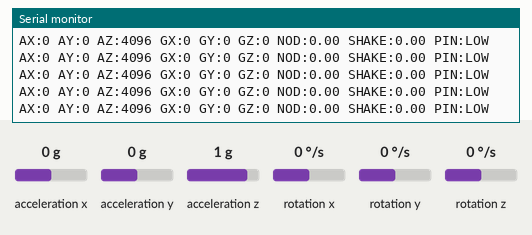
This sketch was run on a simulated ESP32-C3. On the bench: the last lines printed to the serial monitor. Wiring (inferred from the names in the program): MPU-6050 motion sensor at I2C address 0x68. The test bench sets the inputs (shaded band); at power-on: rotation y 0 °/s, acceleration x 0 g, acceleration y 0 g, acceleration z 1 g, rotation x 0 °/s, rotation z 0 °/s. WiFi joins after 1.5 s; servers stay silent unless stated.

Above: at 3.9 s.
4.0 s: rotation y set to -192 °/s
At 4.07 s:
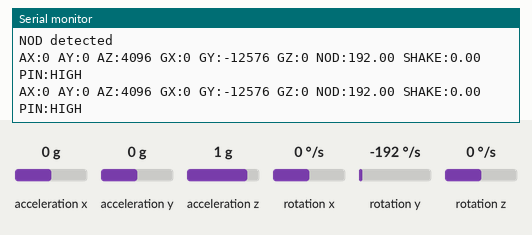
5.5 s: acceleration x set to -1.4 g
At 5.54 s:
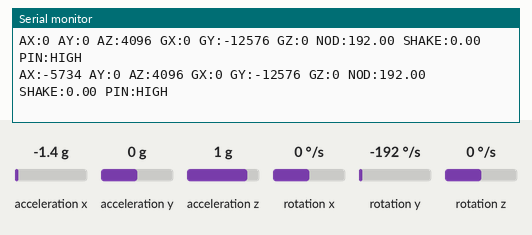
7.0 s: acceleration y set to -1.4 g
At 7.01 s:
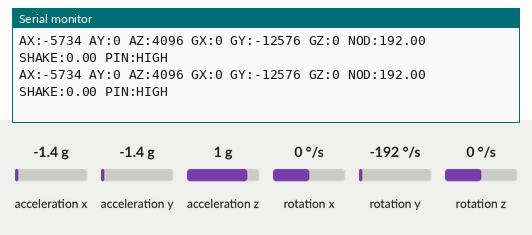
10.0 s: acceleration z set to -1.4 g
At 10.03 s:
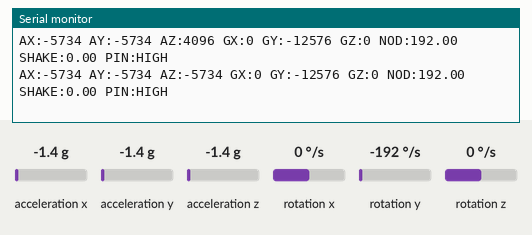
11.5 s: rotation x set to -192 °/s
At 11.51 s:
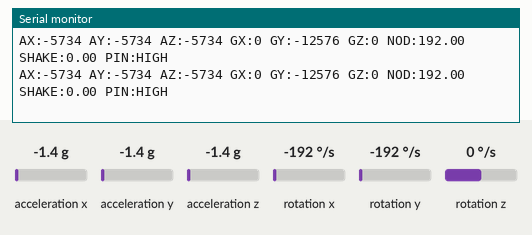

The sketch:

mup5060.ino
```cpp
#include <Wire.h>
#include <WiFi.h>
#include <WebServer.h>


//================ WiFi =================

const char* ssid = "OKN";
const char* password = "OKN666123";


WebServer server(80);


//================ GPIO =================

#define TRIGGER_PIN 3


// ESP32-C3 I2C

#define SDA_PIN 8
#define SCL_PIN 9


//================ MPU6050 =================

#define REG_PWR_MGMT_1     0x6B
#define REG_SMPLRT_DIV     0x19
#define REG_CONFIG         0x1A
#define REG_GYRO_CONFIG    0x1B
#define REG_ACCEL_CONFIG   0x1C
#define REG_ACCEL_XOUT_H   0x3B
#define REG_WHO_AM_I       0x75


byte mpu_addr = 0x68;


const float GYRO_SCALE = 65.5;

const float GYRO_THRESHOLD = 120.0;


const unsigned long HOLD_TIME = 5000;

const unsigned long COOLDOWN_TIME = 800;


unsigned long pin_high_start = 0;

unsigned long last_trigger_time = 0;


bool pin_active = false;


//================ 数据 =================


int16_t accelX;
int16_t accelY;
int16_t accelZ;


int16_t gyroX;
int16_t gyroY;
int16_t gyroZ;


float nod_speed;

float shake_speed;


//================ MPU函数 =================


bool isKnownMpuId(byte id)
{

return id==0x68 ||
       id==0x69 ||
       id==0x70 ||
       id==0x71 ||
       id==0x73;

}


void writeRegister(byte reg,byte value)
{

Wire.beginTransmission(mpu_addr);

Wire.write(reg);

Wire.write(value);

Wire.endTransmission();

}


byte readRegister(byte reg)
{

Wire.beginTransmission(mpu_addr);

Wire.write(reg);

Wire.endTransmission(false);


Wire.requestFrom(mpu_addr,(byte)1);


return Wire.read();

}


int16_t readWord()
{

byte h=Wire.read();

byte l=Wire.read();


return (int16_t)((h<<8)|l);

}


bool initMPU()
{


Wire.begin(SDA_PIN,SCL_PIN);

Wire.setClock(100000);


delay(100);


Wire.beginTransmission(0x68);

if(Wire.endTransmission()==0)
{

mpu_addr=0x68;

}

else
{

Wire.beginTransmission(0x69);

if(Wire.endTransmission()==0)

mpu_addr=0x69;

else

return false;

}


byte id=readRegister(REG_WHO_AM_I);


Serial.print("WHO_AM_I:");

Serial.println(id,HEX);


if(!isKnownMpuId(id))
{

Serial.println("Unknown MPU");

}


writeRegister(REG_PWR_MGMT_1,0x00);


delay(100);


writeRegister(REG_SMPLRT_DIV,0x07);


writeRegister(REG_CONFIG,0x03);


writeRegister(REG_GYRO_CONFIG,0x08);


writeRegister(REG_ACCEL_CONFIG,0x10);


return true;

}


bool readMPU()
{


Wire.beginTransmission(mpu_addr);

Wire.write(REG_ACCEL_XOUT_H);


if(Wire.endTransmission(false)!=0)

return false;


if(Wire.requestFrom(mpu_addr,(byte)14)!=14)

return false;


accelX=readWord();

accelY=readWord();

accelZ=readWord();


readWord();


gyroX=readWord();

gyroY=readWord();

gyroZ=readWord();


return true;

}


//================ 动作检测 =================


void triggerPin(String name)
{

unsigned long now=millis();


if(now-last_trigger_time<COOLDOWN_TIME)

return;


digitalWrite(TRIGGER_PIN,HIGH);


pin_high_start=now;

last_trigger_time=now;


pin_active=true;


Serial.print(name);

Serial.println(" detected");

}


//================ 简单网页 =================


void handleRoot()
{


String html;


html+="<html>";

html+="<meta charset='utf-8'>";

html+="<meta http-equiv='refresh' content='1'>";


html+="<body>";


html+="<h2>MPU6050 Data</h2>";


html+="AX:";
html+=String(accelX);
html+="<br>";

html+="AY:";
html+=String(accelY);
html+="<br>";

html+="AZ:";
html+=String(accelZ);
html+="<br><br>";


html+="GX:";
html+=String(gyroX);
html+="<br>";

html+="GY:";
html+=String(gyroY);
html+="<br>";

html+="GZ:";
html+=String(gyroZ);
html+="<br><br>";


html+="NOD:";
html+=String(nod_speed);

html+="<br>";

html+="SHAKE:";
html+=String(shake_speed);

html+="<br><br>";


html+="PIN3:";


if(pin_active)

html+="HIGH";

else

html+="LOW";


html+="</body>";

html+="</html>";


server.send(
200,
"text/html",
html
);


}


//================ setup =================


void setup()
{


Serial.begin(115200);


pinMode(TRIGGER_PIN,OUTPUT);

digitalWrite(TRIGGER_PIN,LOW);


delay(1000);


Serial.println();

Serial.println("ESP32-C3 MPU6050");


if(!initMPU())
{

Serial.println("MPU FAIL");

while(1);

}


Serial.println("MPU OK");


//=========== WiFi ===========


WiFi.begin(ssid,password);


Serial.print("Connecting WiFi");


while(WiFi.status()!=WL_CONNECTED)
{

delay(500);

Serial.print(".");

}


Serial.println();

Serial.println("WiFi Connected");


Serial.print("IP:");

Serial.println(WiFi.localIP());


//=========== WEB ============


server.on("/",handleRoot);


server.begin();


Serial.println("WEB START");


}


//================ loop =================


void loop()
{


if(!readMPU())
{

Serial.println("MPU ERROR");

return;

}


nod_speed=abs(gyroY/GYRO_SCALE);


shake_speed=abs(gyroZ/GYRO_SCALE);


if(pin_active &&
millis()-pin_high_start>=HOLD_TIME)
{

digitalWrite(TRIGGER_PIN,LOW);


pin_active=false;


Serial.println("PIN3 LOW");

}


if(!pin_active)
{


if(nod_speed>GYRO_THRESHOLD)

triggerPin("NOD");


else if(shake_speed>GYRO_THRESHOLD)

triggerPin("SHAKE");


}


//串口输出

Serial.print("AX:");

Serial.print(accelX);


Serial.print(" AY:");

Serial.print(accelY);


Serial.print(" AZ:");

Serial.print(accelZ);


Serial.print(" GX:");

Serial.print(gyroX);


Serial.print(" GY:");

Serial.print(gyroY);


Serial.print(" GZ:");

Serial.print(gyroZ);


Serial.print(" NOD:");

Serial.print(nod_speed);


Serial.print(" SHAKE:");

Serial.print(shake_speed);


Serial.print(" PIN:");

Serial.println(pin_active?"HIGH":"LOW");


//网页

server.handleClient();


delay(50);

}
```

Measured:
- after the input at 4.0 s, the serial monitor: prints a new line at once (image 1)
- after the input at 5.5 s, the serial monitor: prints a new line at once (image 2)
- after the input at 10.0 s, the serial monitor: prints a new line at once (image 4)
